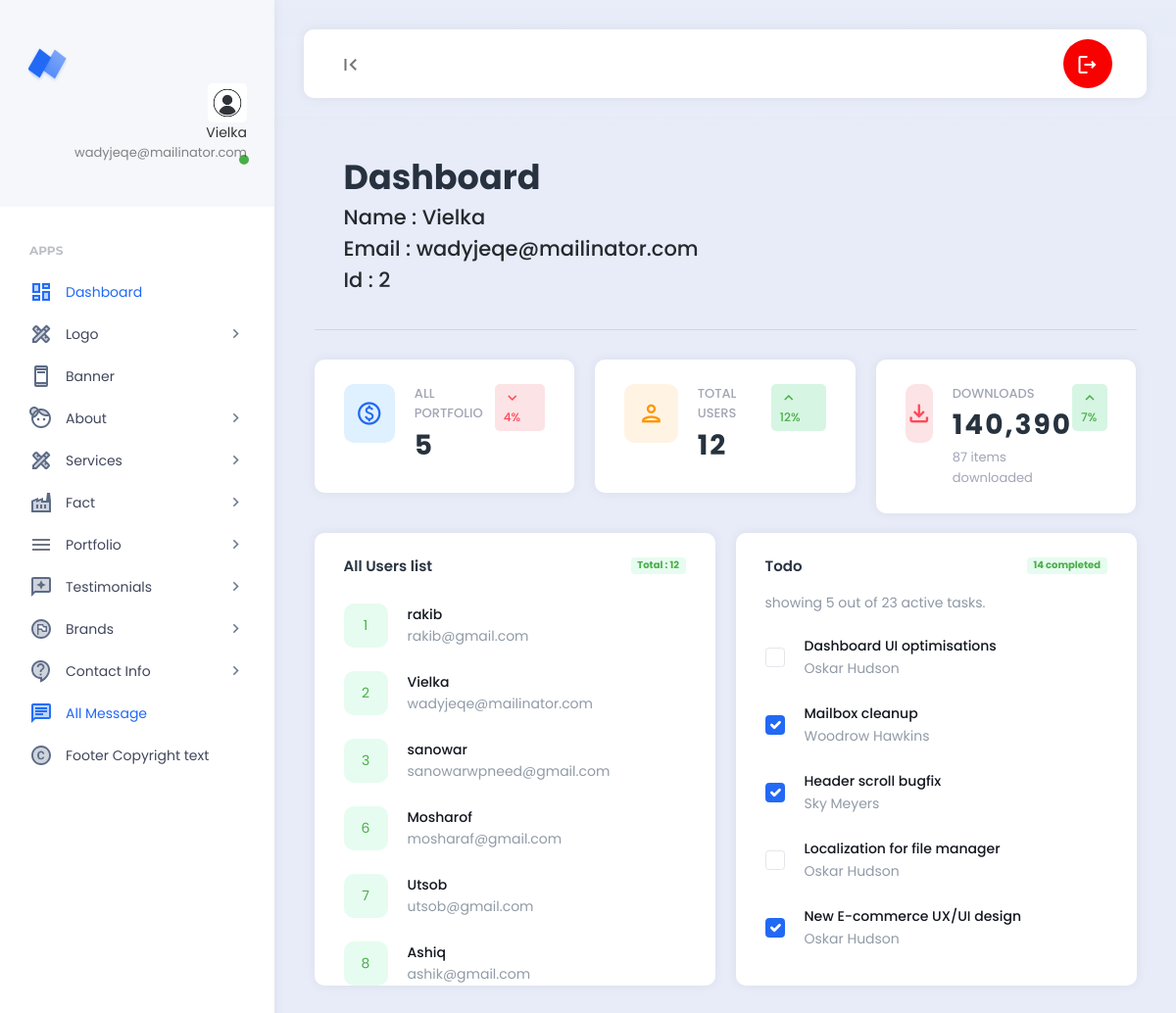
/backend/dashboard.php (signed in), run on the app's committed database.
### tables this page shows
CREATE TABLE `pro_users` (
  `id` int(11) NOT NULL,
  `name` varchar(55) NOT NULL,
  `email` varchar(55) NOT NULL,
  `password` varchar(100) NOT NULL,
  `profile_photo` varchar(200) NOT NULL DEFAULT 'profile_photo.jpg'
);

### backend/dashboard.php (the view, shortened to what this page needs)
<?php
require_once('header.php');
require_once('../config/db.php');
?>
<?php
    $select_count_all_users ="SELECT COUNT(*) AS 'total_users' FROM pro_users";
    $run_query = mysqli_query($db_con, $select_count_all_users);
    $users_fetch_assoc = mysqli_fetch_assoc($run_query);
?>
<?php
    $select_count_all_portfolio ="SELECT COUNT(*) AS 'total_portfolio' FROM pro_portfolios";
    $portfolio_run_query = mysqli_query($db_con, $select_count_all_portfolio);
    $portfolio_fetch_assoc = mysqli_fetch_assoc($portfolio_run_query);
?>
<div class="col">
    <div class="page-description">
        <h1 class="mb-2">Dashboard</h1>
        <h4>Name : <?=$_SESSION['login_name'];?></h4>
        <h4>Email : <?=$_SESSION['login_email'];?></h4>
        <h4>Id : <?=$_SESSION['login_id'];?></h4>
    </div>
</div>
</div>
<div class="row">
    <div class="col-xl-4">
        <div class="card widget widget-stats">
            <div class="card-body">
                <div class="widget-stats-container d-flex">
                    <div class="widget-stats-icon widget-stats-icon-primary">
                        <i class="material-icons-outlined">paid</i>
                    </div>
                    <div class="widget-stats-content flex-fill">
                        <span class="widget-stats-title">All Portfolio</span>
                        <span class="widget-stats-amount"><?= $portfolio_fetch_assoc['total_portfolio']?></span>
                    </div>
                    <div class="widget-stats-indicator widget-stats-indicator-negative align-self-start">
                        <i class="material-icons">keyboard_arrow_down</i> 4%
                    </div>
                </div>
            </div>
        </div>
    </div>
    <div class="col-xl-4">
        <div class="card widget widget-stats">
            <div class="card-body">
                <div class="widget-stats-container d-flex">
                    <div class="widget-stats-icon widget-stats-icon-warning">
                        <i class="material-icons-outlined">person</i>
                    </div>
                    <div class="widget-stats-content flex-fill">
                        <span class="widget-stats-title">Total Users</span>
                        <span class="widget-stats-amount"><?= $users_fetch_assoc['total_users'];?></span>
                    </div>
                    <div class="widget-stats-indicator widget-stats-indicator-positive align-self-start">
                        <i class="material-icons">keyboard_arrow_up</i> 12%
                    </div>
                </div>
            </div>
        </div>
    </div>
    <div class="col-xl-4">
        <div class="card widget widget-stats">
            <div class="card-body">
                <div class="widget-stats-container d-flex">
                    <div class="widget-stats-icon widget-stats-icon-danger">
                        <i class="material-icons-outlined">file_download</i>
                    </div>
                    <div class="widget-stats-content flex-fill">
                        <span class="widget-stats-title">Downloads</span>
                        <span class="widget-stats-amount">140,390</span>
                        <span class="widget-stats-info">87 items downloaded</span>
                    </div>
                    <div class="widget-stats-indicator widget-stats-indicator-positive align-self-start">
                        <i class="material-icons">keyboard_arrow_up</i> 7%
                    </div>
                </div>
            </div>
        </div>
    </div>
</div>
<div class="row">
    <div class="col-xl-6">
        <div class="card widget widget-list" style="overflow: scroll;height:462px;">
            <div class="card-header">
                <h5 class="card-title">All Users list<span class="badge badge-success badge-style-light">Total : <?= $users_fetch_assoc['total_users'];?></span></h5>
            </div>
            <div class="card-body">
                <ul class="widget-list-content list-unstyled">
                    <?php
                        $select_all_users = "SELECT id,name,email FROM pro_users";
                        $run_query = mysqli_query($db_con, $select_all_users);
                        foreach ($run_query as $key => $users) :
                        ?>
                        <li class="widget-list-item widget-list-item-green">
                        <span class="widget-list-item-icon" style="line-height: 45px;"><?=$users['id'];?></span>
                        <span class="widget-list-item-description">
                            <a href="#" class="widget-list-item-description-title">
                                <?=$users['name'];?>
                            </a>
                            <span class="widget-list-item-description-subtitle">
                            <?=$users['email'];?>
                            </span>
                        </span>
                    </li>
                    <?php endforeach ?>
                </ul>
            </div>
        </div>
    </div>
    <div class="col-xl-6">
        <div class="card widget widget-list">
            <div class="card-header">
                <h5 class="card-title">Todo<span class="badge badge-success badge-style-light">14 completed</span></h5>
            </div>
            <div class="card-body">
                <span class="text-muted m-b-xs d-block">showing 5 out of 23 active tasks.</span>
                <ul class="widget-list-content list-unstyled">
                    <li class="widget-list-item widget-list-item-green">
                        <span class="widget-list-item-check">
                            <div class="form-check form-check-inline">
                                <input class="form-check-input" type="checkbox" value="">
                            </div>
                        </span>
                        <span class="widget-list-item-description">
                            <a href="#" class="widget-list-item-description-title">
                                Dashboard UI optimisations
                            </a>
                            <span class="widget-list-item-description-subtitle">
                                Oskar Hudson
                            </span>
                        </span>
                    </li>
                    <li class="widget-list-item widget-list-item-blue">
                        <span class="widget-list-item-check">
                            <div class="form-check form-check-inline">
                                <input class="form-check-input" type="checkbox" value="" checked>
                            </div>
                        </span>
                        <span class="widget-list-item-description">
                            <a href="#" class="widget-list-item-description-title">
                                Mailbox cleanup
                            </a>
                            <span class="widget-list-item-description-subtitle">
                                Woodrow Hawkins
                            </span>
                        </span>
                    </li>
                    <li class="widget-list-item widget-list-item-purple">
                        <span class="widget-list-item-check">
                            <div class="form-check form-check-inline">
                                <input class="form-check-input" type="checkbox" value="" checked>
                            </div>
                        </span>
                        <span class="widget-list-item-description">
                            <a href="#" class="widget-list-item-description-title">
                                Header scroll bugfix
                            </a>
                            <span class="widget-list-item-description-subtitle">
                                Sky Meyers
                            </span>
                        </span>
                    </li>
                    <li class="widget-list-item widget-list-item-yellow">
                        <span class="widget-list-item-check">
                            <div class="form-check form-check-inline">
                                <input class="form-check-input" type="checkbox" value="">
                            </div>
                        </span>
                        <span class="widget-list-item-description">
                            <a href="#" class="widget-list-item-description-title">
                                Localization for file manager
                            </a>
                            <span class="widget-list-item-description-subtitle">
                                Oskar Hudson
                            </span>
                        </span>
                    </li>
                    <li class="widget-list-item widget-list-item-red">
                        <span class="widget-list-item-check">
                            <div class="form-check form-check-inline">
                                <input class="form-check-input" type="checkbox" value="" checked>
                            </div>
                        </span>
                        <span class="widget-list-item-description">
                            <a href="#" class="widget-list-item-description-title">
                                New E-commerce UX/UI design
                            </a>
                            <span class="widget-list-item-description-subtitle">
                                Oskar Hudson
                            </span>
                        </span>
                    </li>
                </ul>
            </div>
        </div>
    </div>
</div>
<?php require_once('footer.php');?>

### backend/header.php (shortened to what this page needs)
<?php
require_once('../config/db.php');
$id = $_SESSION['login_id'];
$select_profile_image_query = "SELECT profile_photo FROM `pro_users` WHERE id=$id";
$query_run = mysqli_query($db_con, $select_profile_image_query);
$select_profile_fetch_assoc = mysqli_fetch_assoc($query_run)['profile_photo'];
?>
<!DOCTYPE html>
<html lang="en">
<head>
    <link rel="stylesheet" href="https://cdnjs.cloudflare.com/ajax/libs/font-awesome/6.4.2/css/all.min.css">
    <link href="assets/plugins/bootstrap/css/bootstrap.min.css" rel="stylesheet">
    <link href="assets/plugins/perfectscroll/perfect-scrollbar.css" rel="stylesheet">
    <link href="assets/plugins/pace/pace.css" rel="stylesheet">
    <link href="assets/plugins/highlight/styles/github-gist.css" rel="stylesheet">
    <link href="assets/plugins/summernote/summernote-lite.min.css" rel="stylesheet">
    <link href="assets/plugins/datatables/datatables.min.css" rel="stylesheet">
    <link href="assets/css/main.min.css" rel="stylesheet">
    <link href="assets/css/custom.css" rel="stylesheet">
</head>
<body>
    <div class="app align-content-stretch d-flex flex-wrap">
        <div class="app-sidebar">
            <div class="logo">
                <a href="http://localhost/project/" target="_blank" class="logo-icon"><span class="logo-text">Neptune</span></a>
                <div class="sidebar-user-switcher user-activity-online">
                    <a href="#">
                        <img src="assets/images/profile_photo/<?= $select_profile_fetch_assoc;?>">
                        <span class="activity-indicator"></span>
                        <span class="user-info-text"><?php if(isset($_SESSION['login_name'])) : echo $_SESSION['login_name']; endif ?><br><span class="user-state-info"><?php if(isset($_SESSION['login_email'])) : echo $_SESSION['login_email']; endif?></span></span>
                    </a>
                </div>
            </div>
            <div class="app-menu">
                <ul class="accordion-menu">
                    <li class="sidebar-title">
                        Apps
                    </li>
                    <li class="active-page">
                        <a href="dashboard.php" class="active"><i class="material-icons-two-tone">dashboard</i>Dashboard</a>
                    </li>
                    <li>
                        <a href=""><i class="material-icons-two-tone">design_services</i>Logo<i class="material-icons has-sub-menu">keyboard_arrow_right</i></a>
                    </li>
                    <li>
                        <a href="manage_banner.php"><i class="material-icons-two-tone">ad_units</i>Banner</a>
                    </li>
                    <li>
                        <a href=""><i class="material-icons-two-tone">face_4</i>About<i class="material-icons has-sub-menu">keyboard_arrow_right</i></a>
                    </li>
                    <li>
                        <a href=""><i class="material-icons-two-tone">design_services</i>Services<i class="material-icons has-sub-menu">keyboard_arrow_right</i></a>
                    </li>
                    <li>
                        <a href=""><i class="material-icons-two-tone">factory</i>Fact<i class="material-icons has-sub-menu">keyboard_arrow_right</i></a>
                    </li>
                    <li>
                        <a href=""><i class="material-icons-two-tone"> menu </i>Portfolio<i class="material-icons has-sub-menu">keyboard_arrow_right</i></a>
                    </li>
                    <li>
                        <a href=""><i class="material-icons-two-tone">reviews</i>Testimonials<i class="material-icons has-sub-menu">keyboard_arrow_right</i></a>
                    </li>
                    <li>
                        <a href=""><i class="material-icons-two-tone">flag_circle</i>Brands<i class="material-icons has-sub-menu">keyboard_arrow_right</i></a>
                    </li>
                    <li>
                        <a href=""><i class="material-icons-two-tone">contact_support</i>Contact Info<i class="material-icons has-sub-menu">keyboard_arrow_right</i></a>
                    </li>
                    <li class="active-page">
                        <a href="all_message.php" class="active"><i class="material-icons-two-tone">chat</i>All Message</a>
                    </li>
                    <li>
                        <a href="copyright_text.php"><i class="material-icons-two-tone">copyright</i>Footer Copyright text</a>
                    </li>
                </ul>
            </div>
        </div>
        <div class="app-container">
            <div class="app-header">
                <nav class="navbar navbar-light navbar-expand-lg">
                    <div class="container-fluid">
                        <div class="navbar-nav" id="navbarNav">
                            <ul class="navbar-nav">
                                <li class="nav-item">
                                    <a class="nav-link hide-sidebar-toggle-button" href="#"><i class="material-icons">first_page</i></a>
                                </li>
                            </ul>
                        </div>
                        <div class="d-flex">
                            <ul class="navbar-nav">
                                <li class="nav-item hidden-on-mobile">
                                    <a class="nav-link nav-notifications-toggle" id="notificationsDropDown" style="width: 50px; height:50px;border-radius:50%;" href="#" data-bs-toggle="dropdown">
                                        <i class="material-icons-outlined">logout</i>
                                    </a>
                                </li>
                            </ul>
                        </div>
                    </div>
                </nav>
            </div>
            <div class="app-content">
                <div class="content-wrapper">
                    <div class="container">
                        <div class="row">

### data on the page
pro_users: profile_photo (picture), id "2", name "Vielka", email "wadyjeqe@mailinator.com"
pro_users: id "1", name "rakib", email "rakib@gmail.com"
pro_users: id "3", name "sanowar", email "sanowarwpneed@gmail.com"
pro_users: id "6", name "Mosharof", email "mosharaf@gmail.com"
pro_users: id "7", name "Utsob", email "utsob@gmail.com"
pro_users: id "8", name "Ashiq", email "ashik@gmail.com"

### other printed values
$_SESSION['login_name'] "Vielka"
$_SESSION['login_email'] "wadyjeqe@mailinator.com"
$_SESSION['login_id'] "2"
$portfolio_fetch_assoc['total_portfolio'] "5"
$users_fetch_assoc['total_users'] "12"
